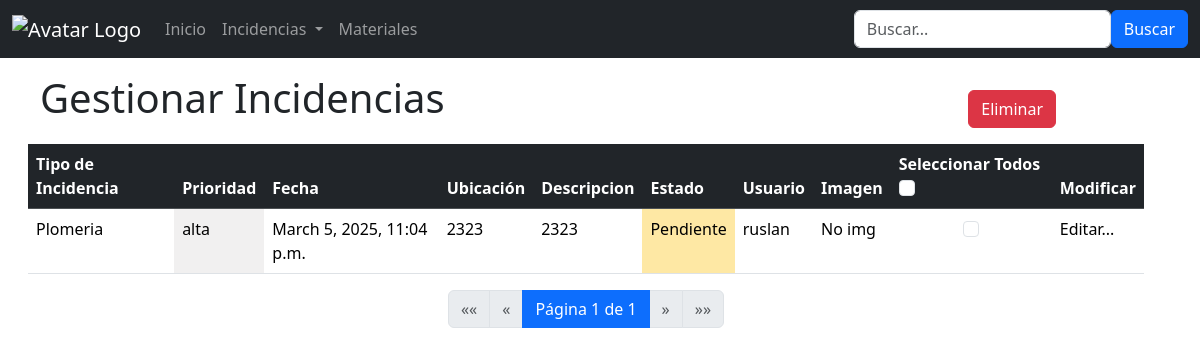
The app's page /incidencias/ (signed in), older data.
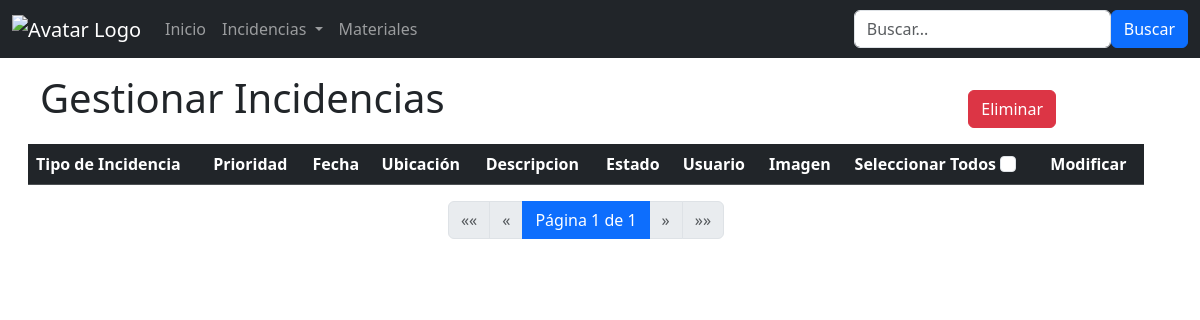
The same page, newer data.
### usuarios/models.py (models this page shows)
class Incidencia(models.Model):
    PRIORIDAD_CHOICES = [
        ('3', 'Alta'),
        ('2', 'Media'),
        ('1', 'Baja'),
    ]
    TIPO_CHOICES = [
        ('plomeria', 'Plomeria'),
        ('electricidad', 'Electricidad'),
        ('infraestructura', 'Infraestructura'),
        ('mantenimiento_equipos', 'Mantenimiento de Equipos'),
        ('saneamiento', 'Saneamiento'),
        ('seguridad', 'Seguridad'),
        ('jardineria', 'Jardineria'),
        ('agua_potable', 'Sistema de Agua Potable'),
        ('gas', 'Sistema de Gas'),
        ('incendios', 'Sistema de Incendios')
    ]
    ESTADO_CHOICES = [
        ('pendiente', 'Pendiente'),
        ('en_proceso', 'En Proceso'),
        ('resuelto', 'Resuelto'),
    ]
    tipo = models.CharField(max_length=50, choices=TIPO_CHOICES, default='plomeria')
    prioridad = models.CharField(max_length=10, choices=PRIORIDAD_CHOICES, default='media')
    estado = models.CharField(max_length=20, choices=ESTADO_CHOICES, default='pendiente')
    fecha = models.DateTimeField()
    ubicacion = models.CharField(max_length=100)
    descripcion = models.TextField()
    imagen = models.ImageField(upload_to='incidencias/', null=True, blank=True)
    usuario_reporte = models.ForeignKey(User, on_delete=models.CASCADE)

### usuarios/views.py (the view, shortened to what this page needs)
# urls.py: path('incidencias/',views.incidencias,name='incidencias'),
def incidencias(request):
    template = loader.get_template('all_incidencias.html')
    if request.user.is_superuser:
        tableIncidencia = Incidencia.objects.all()
    else:
        current_user = request.user
        tableIncidencia = Incidencia.objects.filter(usuario_reporte=current_user)
    if request.method == 'POST':
        action = request.POST.get('action')
        if action == "delete":
                ids=request.POST.getlist('ids')
                Incidencia.objects.filter(id__in=ids).delete()
                return redirect('incidencias')
    query = request.GET.get('q')
    paginator = Paginator(tableIncidencia,10)
    page_number = request.GET.get('page')
    page_obj = paginator.get_page(page_number)
    context = {
        'tableIncidencia': tableIncidencia,
        'page_obj': page_obj
    }
    return HttpResponse(template.render(context,request))

### usuarios/templates/all_incidencias.html (shortened to what this page needs)
{% extends "master.html" %}
{% load static %}
    {%block content%}
    <div class="container mt-3 mx-3">
        <div class="row container">
        <div class="col"><h1>Gestionar Incidencias</h1></div>
        <div class="col d-flex flex-row-reverse p-3 ">
            <button class="btn btn-danger mx-5" data-bs-toggle="modal" data-bs-target="#ModalEliminar" type="button">Eliminar</button>
        </div>
        </div>
        <form id="eliminar_incidencia" method="post" action="{% url 'incidencias' %}">
        <table class="table table-hover" id="userTable" data-orden="asc">
            <thead>
                <tr class="table-dark">
                    <th>Tipo de Incidencia</th>
                    <th> Prioridad </th>
                    <th>Fecha</th>
                    <th>Ubicación</th>
                    <th>Descripcion</th>
                    <th>Estado</th>
                    <th>Usuario</th>
                    <th>Imagen</th>
                    <th>Seleccionar Todos
                        <input class="form-check-input checkbox" type="checkbox" id="selectAll" onclick="toggleCheckboxes(this)">
                    </th>
                    <th>Modificar</th>
                </tr>
            </thead>
            <tbody>
            {% for x in page_obj %}
            <tr>
                <td>{{x.get_tipo_display}}</td>
                {% if x.prioridad == "2" %}
                <td style="background-color:rgba(253, 191, 4, 0.36);">{{x.get_prioridad_display}}</td>
                {%elif x.prioridad == "3"%}
                <td style="background-color:rgba(253, 4, 4, 0.4);">{{x.get_prioridad_display}}</td>
                {%else%}
                <td style="background-color:rgba(216, 214, 214, 0.36);">{{x.get_prioridad_display}}</td>
                {%endif%}
                <td>{{x.fecha}}</td>
                <td>{{x.ubicacion}}</td>
                <td>{{x.descripcion}}</td>
                {% if x.estado == "pendiente" %}
                <td style="background-color:rgba(253, 191, 4, 0.36);">{{x.get_estado_display}}</td>
                {%elif x.estado == "resuelto"%}
                <td style="background-color:rgba(12, 253, 4, 0.36);">{{x.get_estado_display}}</td>
                {%else%}
                <td style="background-color:rgba(216, 214, 214, 0.36);">{{x.get_estado_display}}</td>
                {%endif%}
                <td>{{x.usuario_reporte.username}}</td>
                <td>
                    {% if x.imagen %}
                        <img src="{{ x.imagen.url }}" alt="Imagen de la incidencia" class="img-thumbnail" style="width: 100px; cursor: pointer;"
                        onclick='abrirImagen("{{ x.imagen.url }}")' data-bs-toggle="modal" data-bs-target="#imagenModal">
                    {% else %}
                        <p>No img</p>
                    {% endif %}
                </td>
                <td>
                    <div class="form-check d-flex justify-content-center align-items-centerdiv">
                        <input class="form-check-input checkbox" type="checkbox" id="checkbox" name="ids" value="{{x.id}}" >
                    </div>
                </td>
                <td>
                    <a class="nav-link"  href="{% url 'editar_incidencia' x.id %}">Editar...</a>
                </td>
            </tr>
            {% endfor %}
            </tbody>
        </table>
        {% include 'paginacion.html' %}
        </form>
    </div>
    {%endblock%}

Row changes from the older to the newer data that the page shows:
removed Incidencia: tipo "Plomeria", prioridad "alta", fecha "March 5, 2025, 11:04 p.m.", ubicacion "2323", descripcion "2323", estado "Pendiente", usuario_reporte.username "ruslan", imagen "No img"
